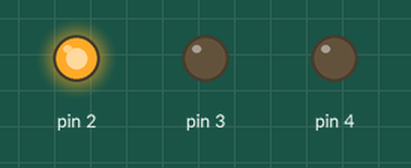
Simulated run of this sketch. Board: Arduino Uno, built with avr-gcc and run on an emulated ATmega328P. On the bench: output pins drawn as LEDs (lit = HIGH).

Above: at 0.5 s.
At 1.5 s:
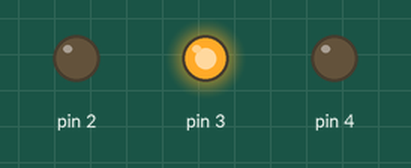
At 5.5 s:
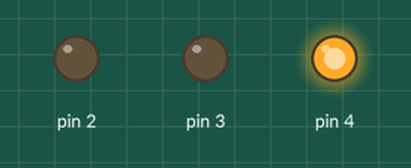
Timing chart, 0 to 6.9 s (numbered marks = the images above):
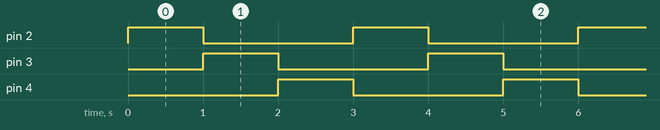

The sketch:

sequenciaCircular.ino
```cpp
int x = 0;

void setup() {
  pinMode(2, OUTPUT);
  pinMode(3, OUTPUT);
  pinMode(4, OUTPUT);
}

void loop() {
  digitalWrite(x + 2, HIGH);
  delay(1000);
  digitalWrite(x + 2, LOW);
  x = (x + 1) % 3;
}
```

Measured:
- by itself, pin 2–4: alternates HIGH for 1.0 s and LOW for 2.0 s
- by itself, everything shown: repeats every 3.0 s, in 6 steps
